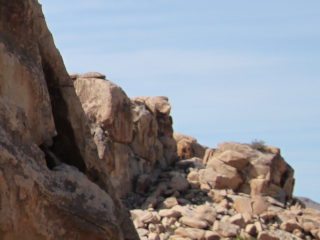
#> input picture Chap02/rock.ppm, 320 x 240 px
$ python '20210262_김우혁_영상처리_02분반_3장과제_#2_[언샤프 필터링(unsharp filtering) 수행하기].py' --input ../Chap02/rock.ppm --output out.png
#> lines starting #> are read from the running program, lines starting #| are printed output that depends on the picture
### Chap03/handle_channel_roi.py
# 필요한 패키지를 import함
from __future__ import print_function
import argparse
import cv2

def display_image(img, winname, flag=True):
	# 영상 정보 출력
	print("(rows, cols, ch): {}".format(img.shape))

	# 영상 출력을 윈도우 생성
	cv2.namedWindow(winname, cv2.WINDOW_NORMAL)
	# 윈도우에 영상 출력
	cv2.imshow(winname, img)

	# 사용자 입력 대기
	if flag:
		cv2.waitKey(0)

# [34 lines left out: functions handle_ROI, split_channel, merge_channel, not called in this run]


# [31 lines that do not run on import are left out]

### 3장과제/20210262_김우혁_영상처리_02분반_3장과제_#2_[언샤프 필터링(unsharp filtering) 수행하기].py
# 필요한 패키지를 import함
from __future__ import print_function
import argparse
import cv2
import numpy as np
from handle_channel_roi import display_image

def unsharp_image(img, alpha=1.1, beta=0.5):
	dst = img.copy() # 원본 영상의 복제본 만들기

	# 원본 영상에 대한 가우시안 필터링 수행
	ksize = 3 # 마스크 크기 또는 표준편차는 직접 설정
	gaussian = cv2.GaussianBlur(dst, (ksize, ksize), 0)

	# 원본 영상과 가우시안 필터링 수행한 영상을 적절한 비율로 더하기
	dst = cv2.addWeighted(img, alpha, gaussian, -beta, 0)

	# 결과 영상 반환
	return dst

if __name__ == '__main__':
	# 명령행 인자 처리
	ap = argparse.ArgumentParser()
	ap.add_argument("-i", "--input", required = True,
		help = "Path to the input image")
	ap.add_argument("-o", "--output", required = True,
		help = "Path to the output image")
	args = vars(ap.parse_args())

	infile  = args["input"]
	outfile = args["output"]

	# OpenCV를 사용하여 영상 데이터 로딩
	image = cv2.imread(infile, cv2.IMREAD_UNCHANGED)
#> image is the input picture: shape (240, 320, 3); mean B, G, R 139.3, 135.2, 136

	filtered = unsharp_image(image, 1.4, 0.5)
#> in unsharp_image, `dst = cv2.addWeighted(img, alpha, gaussian, -beta, 0)`:
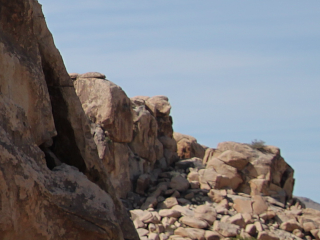
#> dst: shape (240, 320, 3); mean B, G, R 125.4, 121.7, 122.4
	display_image(filtered, 'filtering')
#| (rows, cols, ch): (240, 320, 3)

	print('Saved to {}'.format(outfile))
	cv2.imwrite(outfile, filtered)
